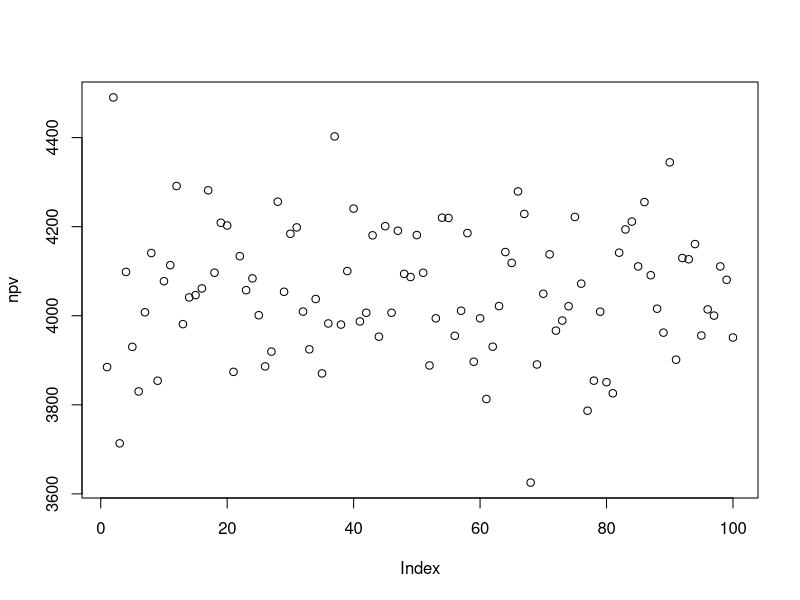
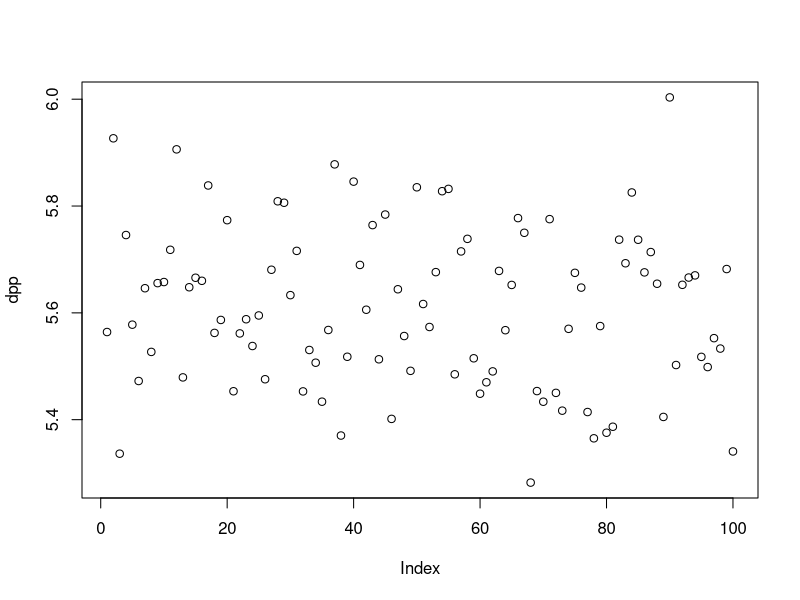
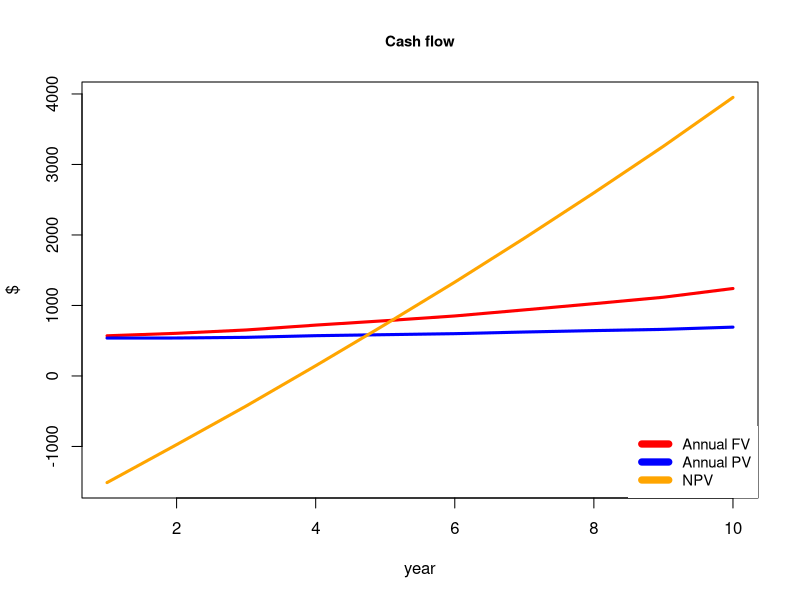
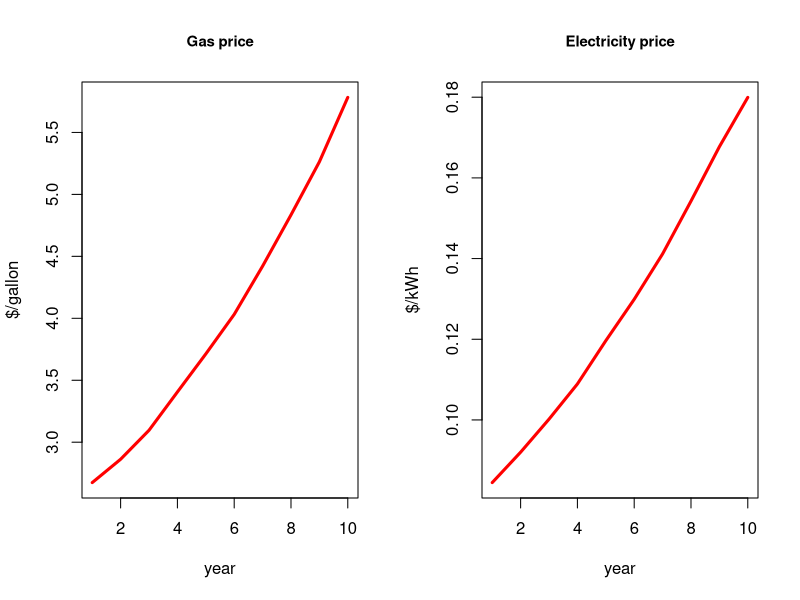
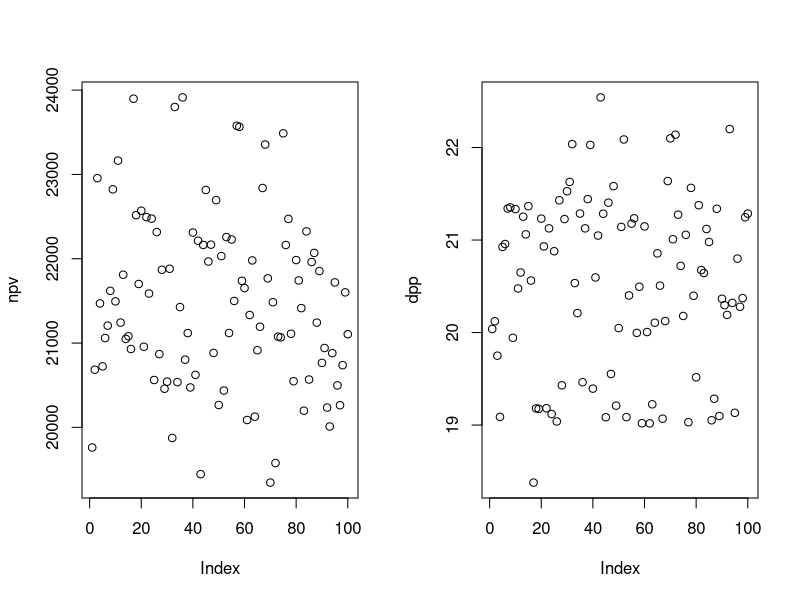
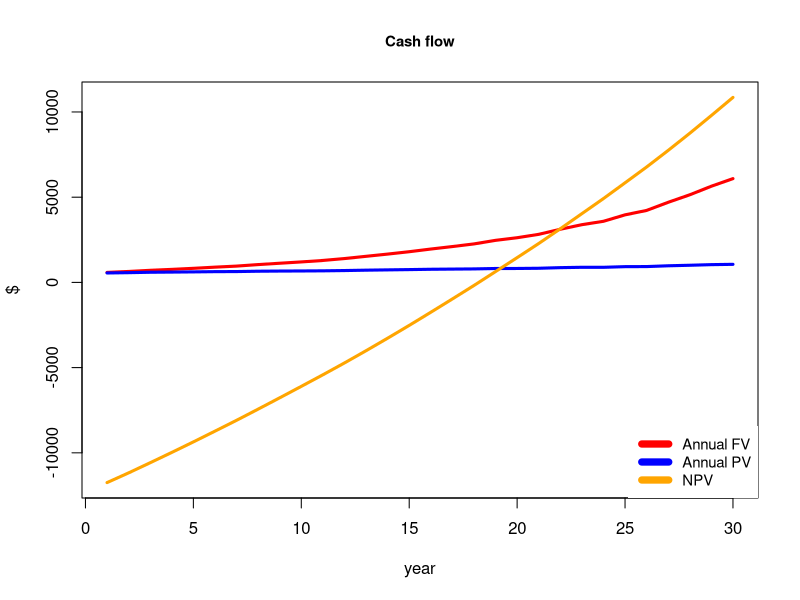
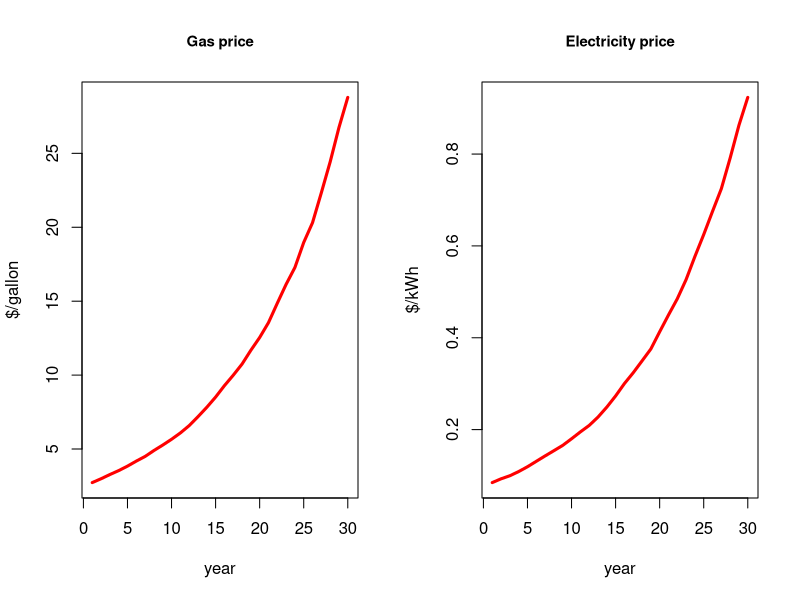
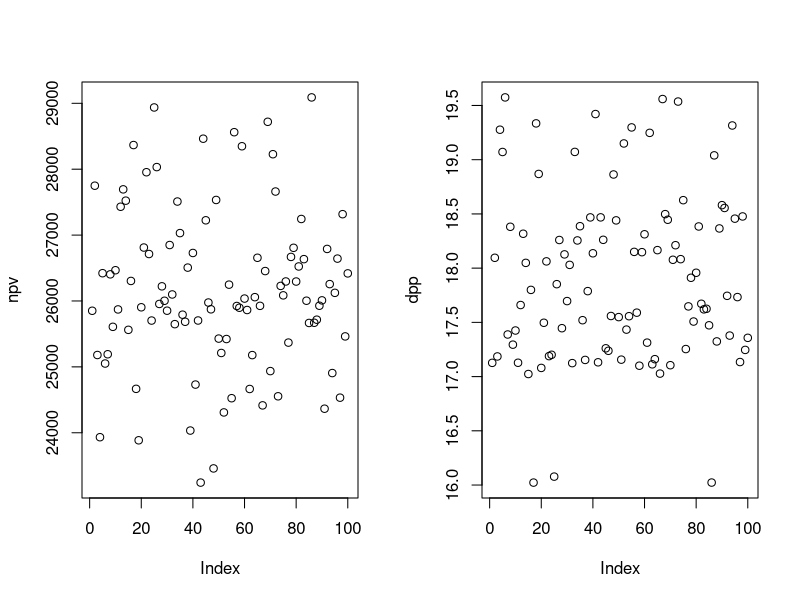

The R script that drew these images, in order:
## Benefit/ charger

# Conventional
# VMT 10,230 miles
# MPG 33 miles/ gallon
# Gas required 310 gallons
# Gas unit price $2.49/ gallon
# Total cost $772
# 
# EV
# 30 kWh/100 mile
# 3069 kWh
# $0.077/ kWh
# Elec. cost $236.3
# 
# Annual benefit for one car $535.7
# 
# Cost 
# Installation $2,050

vmt=10230
mpg=33
gas=vmt/mpg
gas_c=2.49
c_cost=gas_c*gas

kw=3069
u_cost=0.077
e_cost=kw*u_cost

ben=c_cost-e_cost

inst=2050

rt=0.06

## case1, single owner - single user
npv = c()
dpp = c()

for(j in 1:100){
  rgs=gas_c
  rei=u_cost
  cf=-inst
  q=data.frame(matrix(NA,10,6))
  for(i in 1:10){
    rgs = rgs*(1+runif(1,0.07,0.1)) #annual gas price increase
    rei = rei*(1+runif(1,0.07,0.1)) #annual elec. price increase
    fv=rgs*gas - kw*rei
    pv= fv/(1+rt)^i
    old=cf
    cf=cf+pv
    dp=ifelse(cf>0,i+abs(pv/old),0)
    q[i,]=c(rgs,rei,fv,pv,cf,dp)
  }
  npv[j]=sum(q[,4])-inst #net present value
  dpp[j]=min(q[,6][q[,6]>0]) #discounted payback period
}
plot(npv)
plot(dpp)
q

par(mfrow= c(1,1))
plot(q[,3], main = "Cash flow", ylab="$", xlab="year",
     type = 'l', ylim = c(min(q[,5]),max(q[,5])), col = 'red',lwd=3,cex.main=0.9)
lines(q[,4], type = 'l', col='blue',lwd=3)
lines(q[,5], type = 'l', col='orange',lwd=3)
legend("bottomright", legend=c("Annual FV","Annual PV","NPV"),col=c("red","blue","orange"), lty=1, box.lty = 0, lwd=7,cex=0.9)

par(mfrow= c(1,2))
plot(q[,1], main = "Gas price", ylab="$/gallon", xlab="year",
     type = 'l', ylim = c(min(q[,1]),max(q[,1])), col = 'red',lwd=3,cex.main=0.9)

plot(q[,2], main = "Electricity price", ylab="$/kWh", xlab="year",
     type = 'l', ylim = c(min(q[,2]),max(q[,2])), col = 'red',lwd=3,cex.main=0.9)


## case2, one owner - 5 renters 
npv = c()
dpp = c()

for(j in 1:100){
  rgs=gas_c
  rei=u_cost
  cf=-inst * 6
  q=data.frame(matrix(NA,30,6))
  for(i in 1:30){
    rgs = rgs*(1+runif(1,0.07,0.1)) #annual gas price increase
    rei = rei*(1+runif(1,0.07,0.1)) #annual elec. price increase
    fv=rgs*gas - kw*rei
    pv= fv/(1+rt)^i
    old=cf
    cf=cf+pv
    dp=ifelse(cf>0,i+abs(pv/old),0)
    q[i,]=c(rgs,rei,fv,pv,cf,dp)
  }
  npv[j]=sum(q[,4])-inst #net present value
  dpp[j]=min(q[,6][q[,6]>0]) #discounted payback period
}
plot(npv)
plot(dpp)
q

par(mfrow= c(1,1))
plot(q[,3], main = "Cash flow", ylab="$", xlab="year",
     type = 'l', ylim = c(min(q[,5]),max(q[,5])), col = 'red',lwd=3,cex.main=0.9)
lines(q[,4], type = 'l', col='blue',lwd=3)
lines(q[,5], type = 'l', col='orange',lwd=3)
legend("bottomright", legend=c("Annual FV","Annual PV","NPV"),col=c("red","blue","orange"), lty=1, box.lty = 0, lwd=7,cex=0.9)

par(mfrow= c(1,2))
plot(q[,1], main = "Gas price", ylab="$/gallon", xlab="year",
     type = 'l', ylim = c(min(q[,1]),max(q[,1])), col = 'red',lwd=3,cex.main=0.9)

plot(q[,2], main = "Electricity price", ylab="$/kWh", xlab="year",
     type = 'l', ylim = c(min(q[,2]),max(q[,2])), col = 'red',lwd=3,cex.main=0.9)



## case3, only 6 renters

npv = c()
dpp = c()
com = 0.2

for(j in 1:100){
  rgs=gas_c
  rei=u_cost
  cf=-inst * 6
  q=data.frame(matrix(NA,30,6))
  for(i in 1:30){
    rgs = rgs*(1+runif(1,0.07,0.1)) #annual gas price increase
    rei = rei*(1+runif(1,0.07,0.1)) #annual elec. price increase
    fv=0.2*6*(rgs*gas - kw*rei)
    pv= fv/(1+rt)^i
    old=cf
    cf=cf+pv
    dp=ifelse(cf>0,i+abs(pv/old),0)
    q[i,]=c(rgs,rei,fv,pv,cf,dp)
  }
  npv[j]=sum(q[,4])-inst #net present value
  dpp[j]=min(q[,6][q[,6]>0]) #discounted payback period
}
plot(npv)
plot(dpp)
q

par(mfrow= c(1,1))
plot(q[,3], main = "Cash flow", ylab="$", xlab="year",
     type = 'l', ylim = c(min(q[,5]),max(q[,5])), col = 'red',lwd=3,cex.main=0.9)
lines(q[,4], type = 'l', col='blue',lwd=3)
lines(q[,5], type = 'l', col='orange',lwd=3)
legend("bottomright", legend=c("Annual FV","Annual PV","NPV"),col=c("red","blue","orange"), lty=1, box.lty = 0, lwd=7,cex=0.9)

par(mfrow= c(1,2))
plot(q[,1], main = "Gas price", ylab="$/gallon", xlab="year",
     type = 'l', ylim = c(min(q[,1]),max(q[,1])), col = 'red',lwd=3,cex.main=0.9)

plot(q[,2], main = "Electricity price", ylab="$/kWh", xlab="year",
     type = 'l', ylim = c(min(q[,2]),max(q[,2])), col = 'red',lwd=3,cex.main=0.9)

